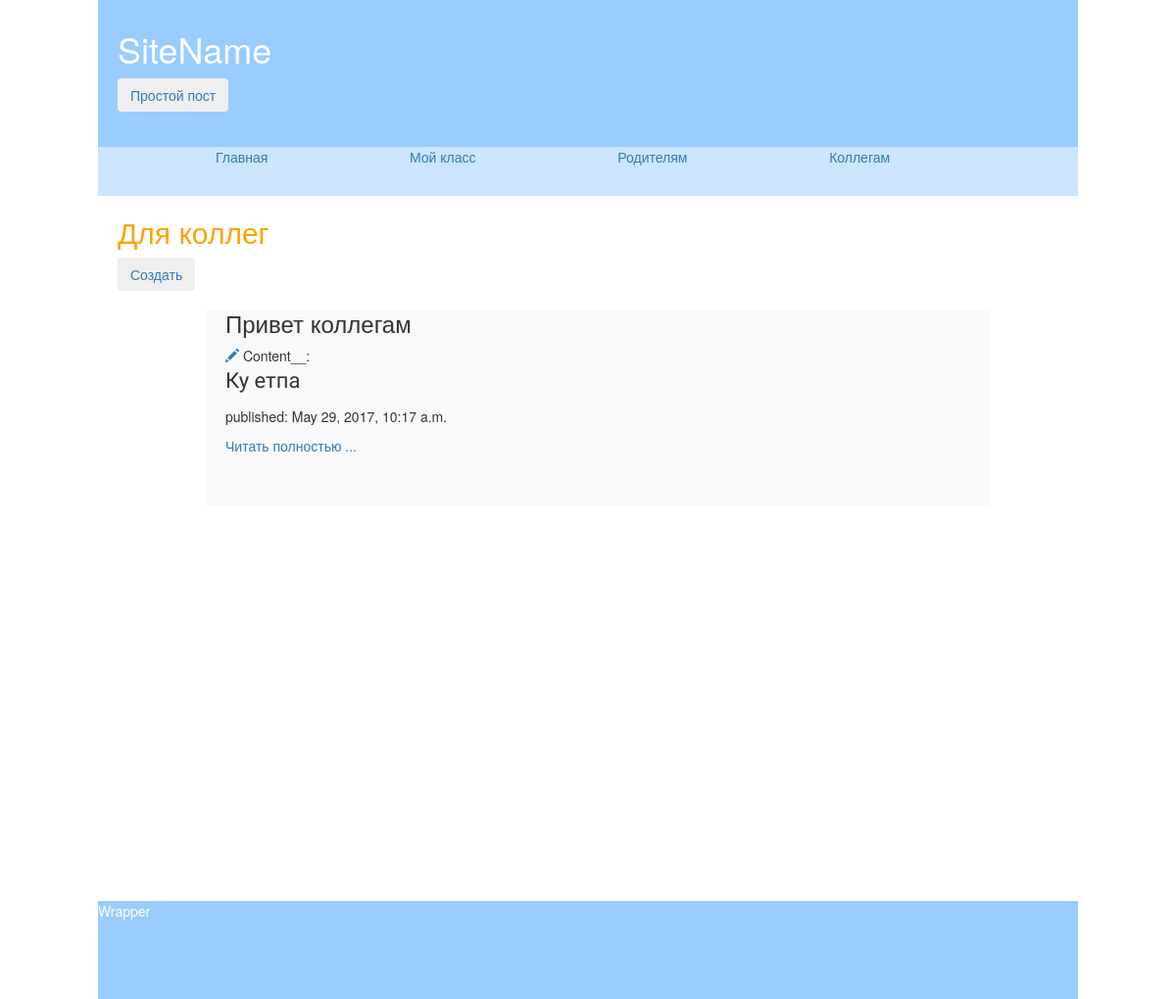
The app's page /wall/colleagues with its own data.
### wall/models.py (models this page shows, shortened)
class Colleagues(models.Model):
    caption = models.CharField(max_length=100)
    content = models.CharField(max_length=2000)
    pub_date = models.DateTimeField('date published')

### wall/views.py (the view)
def colleagues(request):
    post = Colleagues.objects.order_by('-pub_date')
    return render(request, 'wall/colleagues.html', {'posts': post})

### wall/templates/wall/colleagues.html
{% extends 'wall/base.html' %}
    {% block content %}
                <h2>  Для коллег </h2>
        <a href="{% url 'new_postColleagues' %}" class="top-menu"><button type="button" class="btn btn-secondary"> Создать </button></a>
        {% for post in posts %}
        <div class="post_full">
            <h3 class="caption_post"> {{post.caption}} </h3>
            <a href="/wall/post/edit/4/{{post.id}}" class="glyphicon glyphicon-pencil">  </a>
            Content__:  <p class="post_text">  {{post.content|truncatewords:80|safe }}
            </p>
            <p> published: {{post.pub_date}} </p>
            <a href="/wall/post/4/{{post.id}}" class="link_read">Читать полностью ... </a>
        </div>
        {% endfor %}
    {% endblock %}

### wall/static/wall/css/style.css (style rules this page uses)
h2 { color: #FCA205; }
.post_text { font-family: 'Sofia';font-size: 22px; }
.post_full { margin: 0 auto; padding-left: 20px; width: 800px; height: 200px; background-color: #F9F9F9; }

### records on screen
Colleagues: caption "Привет коллегам", content "Ку етпа", pub_date "May 29, 2017, 10:17 a.m."
